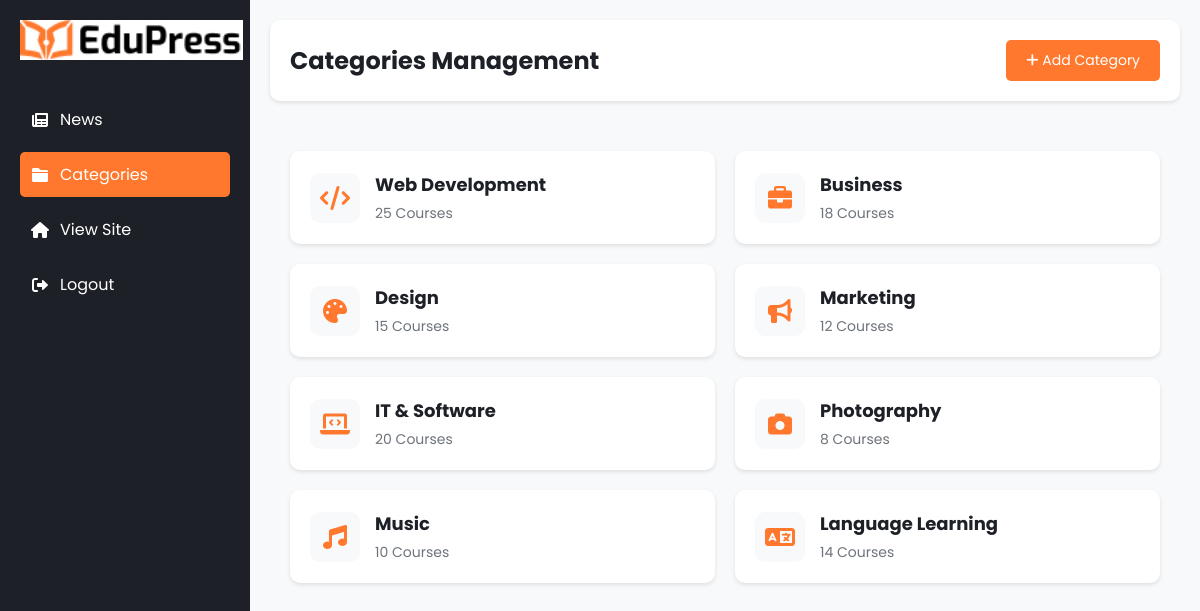
The app's page /admin/categories.php with its own data.
### tables this page shows
CREATE TABLE IF NOT EXISTS categories (
    id INT AUTO_INCREMENT PRIMARY KEY,
    name VARCHAR(100) NOT NULL,
    icon VARCHAR(50) NOT NULL,
    course_count INT DEFAULT 0,
    created_at TIMESTAMP DEFAULT CURRENT_TIMESTAMP,
    updated_at TIMESTAMP DEFAULT CURRENT_TIMESTAMP ON UPDATE CURRENT_TIMESTAMP
);

### models/Category.php (called while the page is built, shortened)
<?php
class Category {
    private $conn;
    private $table_name = "categories";
    public function __construct($db) {
        $this->conn = $db;
    }
    public function getAll() {
        $query = "SELECT * FROM " . $this->table_name;
        $stmt = $this->conn->prepare($query);
        $stmt->execute();
        return $stmt;
    }
}
?>

### admin/categories.php (the view, shortened to what this page needs)
<?php
require_once '../models/Category.php';
$database = new Database();
$db = $database->getConnection();
$category = new Category($db);
$stmt = $category->getAll();
$categories = $stmt->fetchAll(PDO::FETCH_ASSOC);
?>
<!DOCTYPE html>
<html lang="en">
<head>
    <link rel="stylesheet" href="https://cdnjs.cloudflare.com/ajax/libs/font-awesome/6.0.0/css/all.min.css">
</head>
<body>
    <div class="admin-container">
        <div class="sidebar">
            <div class="logo">
                <img src="../assets/LOGO.jpg" alt="EduPress Logo">
            </div>
            <ul class="sidebar-menu">
                <li><a href="index.php"><i class="fas fa-newspaper"></i> News</a></li>
                <li><a href="categories.php" class="active"><i class="fas fa-folder"></i> Categories</a></li>
                <li><a href="../home_page/home_page.php"><i class="fas fa-home"></i> View Site</a></li>
                <li><a href="logout.php"><i class="fas fa-sign-out-alt"></i> Logout</a></li>
            </ul>
        </div>
        <div class="main-content">
            <div class="header">
                <h1>Categories Management</h1>
                <button class="add-new-btn" onclick="openModal()"><i class="fas fa-plus"></i> Add Category</button>
            </div>
            <div class="categories-grid">
                <?php foreach($categories as $cat): ?>
                <div class="category-card">
                    <div class="category-icon">
                        <i class="<?php echo $cat['icon']; ?>"></i>
                    </div>
                    <div class="category-info">
                        <h3><?php echo $cat['name']; ?></h3>
                        <p><?php echo $cat['course_count']; ?> Courses</p>
                    </div>
                </div>
                <?php endforeach; ?>
            </div>
        </div>
    </div>
</body>
</html>

### admin/categories.php (style rules this page uses)
* { margin: 0; padding: 0; box-sizing: border-box; font-family: 'Poppins', sans-serif; }
.admin-container { display: flex; min-height: 100vh; }
.sidebar { width: 250px; background: #1D2026; color: white; padding: 20px; }
.sidebar .logo { margin-bottom: 30px; }
.sidebar .logo img { height: 40px; }
.sidebar-menu { list-style: none; }
.sidebar-menu li { margin-bottom: 10px; }
.sidebar-menu a { color: white; text-decoration: none; display: flex; align-items: center; padding: 10px; border-radius: 5px; transition: all 0.3s ease; }
.sidebar-menu a:hover, .sidebar-menu a.active { background: #FF782D; }
.sidebar-menu i { margin-right: 10px; width: 20px; text-align: center; }
.main-content { flex: 1; padding: 20px; background: #F8F9FA; }
.header { display: flex; justify-content: space-between; align-items: center; margin-bottom: 30px; padding: 20px; background: white; border-radius: 10px; box-shadow: 0 2px 4px rgba(0,0,0,0.1); }
.header h1 { font-size: 24px; color: #1D2026; }
.add-new-btn { background: #FF782D; color: white; padding: 10px 20px; border-radius: 5px; text-decoration: none; transition: all 0.3s ease; cursor: pointer; border: none; font-size: 14px; }
.categories-grid { display: grid; grid-template-columns: repeat(auto-fill, minmax(300px, 1fr)); gap: 20px; padding: 20px; }
.category-card { background: white; border-radius: 10px; padding: 20px; box-shadow: 0 2px 4px rgba(0,0,0,0.1); display: flex; align-items: center; gap: 15px; }
.category-icon { width: 50px; height: 50px; background: #F8F9FA; border-radius: 10px; display: flex; align-items: center; justify-content: center; font-size: 24px; color: #FF782D; }
.category-info h3 { font-size: 18px; color: #1D2026; margin-bottom: 5px; }
.category-info p { font-size: 14px; color: #6D737A; }

### records on screen
categories: name "Web Development", course_count "25"
categories: name "Business", course_count "18"
categories: name "Design", course_count "15"
categories: name "Marketing", course_count "12"
categories: name "IT & Software", course_count "20"
categories: name "Photography", course_count "8"
categories: name "Music", course_count "10"
categories: name "Language Learning", course_count "14"
